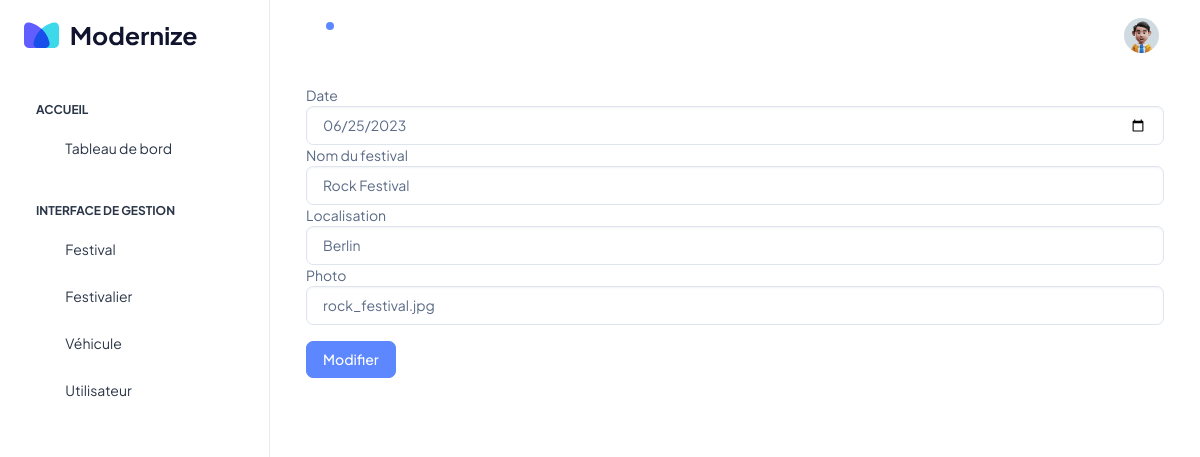
Page /index.php?action=editFestival&id_festival=3 (signed in) on the committed database.
### tables this page shows
CREATE TABLE IF NOT EXISTS `festival` (
  `id_festival` int NOT NULL AUTO_INCREMENT,
  `date` date NOT NULL,
  `nom` varchar(50) NOT NULL,
  `localisation` varchar(50) NOT NULL,
  `photo` varchar(100) NOT NULL,
  PRIMARY KEY (`id_festival`)
);

### app/Controllers/BaseController.php (called while the page is built, shortened)
<?php
class BaseController
{
    public static function view($view, $data = NULL)
    {
        require "resources/views/" . $view . ".php";
    }
}

### app/Controllers/FestivalController.php (called while the page is built, shortened)
<?php
class FestivalController extends BaseController
{
    public static function getModel()
    {
        if (is_null(static::$model)) {
            static::$model = new Festival();
        }
        return static::$model;
    }
    public static function editAction()
    {
        static::view('editFestival', self::getModel()::view($_GET['id_festival']));
    }
    }

### app/models/Model.php (called while the page is built, shortened)
<?php
class Model
{
    protected static $db;
    public static function database()
    {
        if (is_null(static::$db)) {
            static::$db = new PDO('mysql:dbname=festivoiturage;host=localhost', "root", "");
        }
        return static::$db;
    }
}

### app/models/Festival.php (called while the page is built, shortened)
<?php
class Festival extends Model
{
    private $date;
    private $nom;
    private $localisation;
    private $photo;
    public function getDate()
    {
        return $this->date;
    }
    public function getNom()
    {
        return $this->nom;
    }
    public function getLocalisation()
    {
        return $this->localisation;
    }
    public function getPhoto()
    {
        return $this->photo;
    }
    public static function view($id_festival)
    {
        $sqlState = static::database()->prepare("SELECT * FROM festival WHERE id_festival = ?");
        $sqlState->execute([
            $id_festival
        ]);
        return current($sqlState->fetchAll(PDO::FETCH_CLASS, __CLASS__));
    }
}

### resources/views/editFestival.php (the view, shortened to what this page needs)
    <form action="index.php?action=updateFestival" method="post">
        <div class="form-group">
            <label>Date</label>
            <input type="date" value="<?= $data->getDate()?>" class="form-control" name="date">
        </div>
        <div class="form-group">
            <label>Nom du festival</label>
            <input type="text"  value="<?= $data->getNom()?>"  class="form-control" name="nom">
        </div>
        <div class="form-group">
            <label>Localisation</label>
            <input type="text"  value="<?= $data->getLocalisation()?>"  class="form-control" name="localisation">
        </div>
        <div class="form-group">
            <label>Photo</label>
            <input type="text"  value="<?= $data->getPhoto()?>"  class="form-control" name="photo">
        </div>
        <button type="submit" class="btn btn-primary my-3">Modifier</button>
    </form>
<?php
include_once 'layout.php';

### rows in the picture
festival: date "06/25/2023", nom "Rock Festival", localisation "Berlin", photo "rock_festival.jpg"
